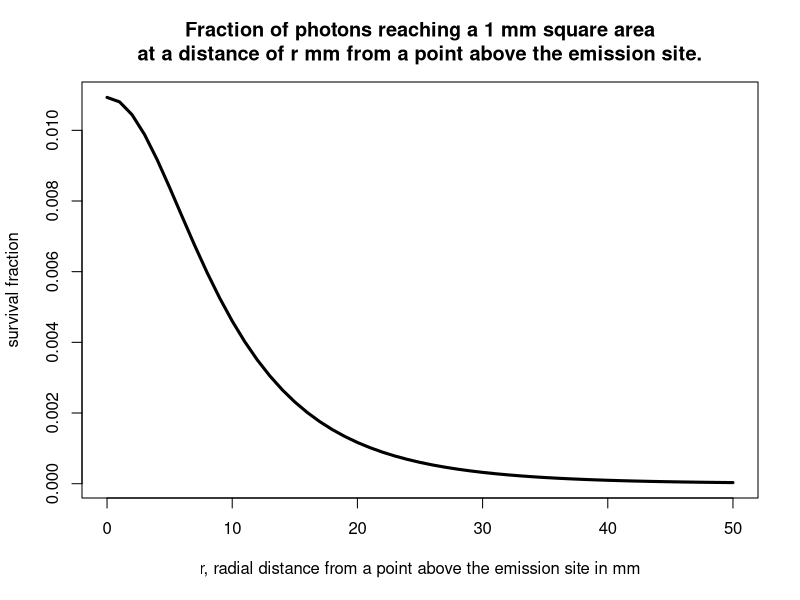
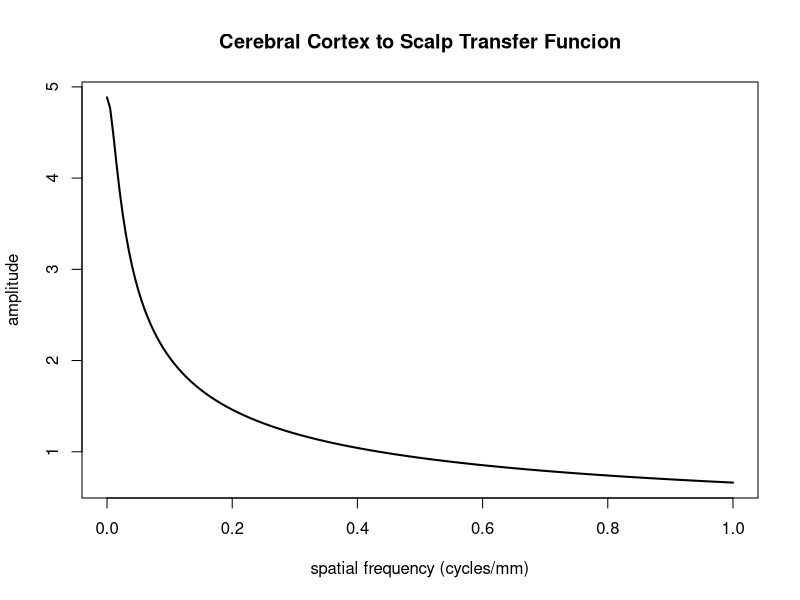

Write R code to recreate these figures, in order.
## ---- chunk 1
# Estimates fraction of photons which will reach the scalp at a point r mm distant
# from the point directly over their origin, assuming their origin is b mm beneath
# the scalp.
xfer_fct <- function(r, b){
  b*.92^r/(4*pi*r^1.5)
}
local({
  r <- seq(0, 50, by=1)
  b <- 10
  r1 <- sqrt(b^2 + r^2)  
  y <- xfer_fct(r1, 10) 
  plot(y ~ r, type='l', lwd=3, main="Fraction of photons reaching a 1 mm square area\nat a distance of r mm from a point above the emission site.", xlab="r, radial distance from a point above the emission site in mm", ylab="survival fraction")
})
## ---- chunk 2
# Computes the Fourier transform of xfer_fct at spatial frequency f. Both the above
# and its Fourier transform are radially symmetric.
xform <- function(f, b){
  integrand <- function(r){r*xfer_fct(r,b)*besselJ(2*pi*f*r,0)}
  integrate(integrand, 0, 100)
}

# Compute transform at spatial frequencies between 0 and 1.0 cycles/mm.
f <- seq(0, 1.0, length.out=201)
spectrum <- sapply(f, function(phi)xform(phi, 10)$value)
plot(f, spectrum, type='l', lwd=2, xlab="spatial frequency (cycles/mm)", ylab="amplitude", main="Cerebral Cortex to Scalp Transfer Funcion")
